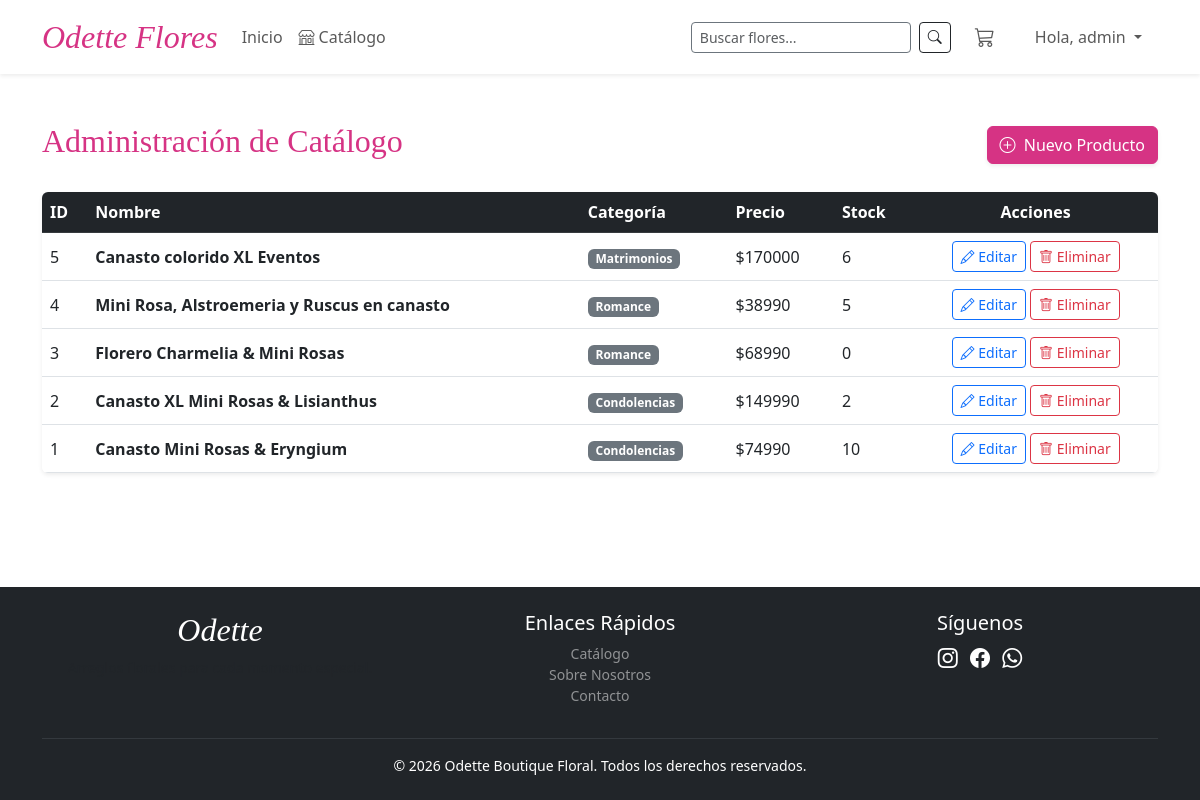
/products/ (signed in), run on the app's committed database.
### tienda/models.py (models this page shows, shortened)
class Producto(models.Model):
    nombre = models.CharField(
        max_length=200, verbose_name="Nombre del Arreglo")
    categoria = models.ForeignKey(
        Categoria, on_delete=models.CASCADE, related_name='productos')
    descripcion = models.TextField(verbose_name="Descripción detallada")
    precio = models.DecimalField(
        max_digits=10, decimal_places=0, verbose_name="Precio",
        validators=[MinValueValidator(1, message="El precio debe ser mayor a 0")]
    )
    stock = models.PositiveIntegerField(
        default=0, verbose_name="Cantidad en Stock")
    imagen = models.ImageField(
        upload_to='productos/', blank=True, null=True, verbose_name="Imagen referencial")
    creado_en = models.DateTimeField(
        auto_now_add=True, verbose_name="Fecha de creación")
    actualizado_en = models.DateTimeField(
        auto_now=True, verbose_name="Última actualización")
    class Meta:
        verbose_name = "Producto"
        verbose_name_plural = "Productos"
        ordering = ['-creado_en']  # Ordena mostrando los más nuevos primero

class Categoria(models.Model):
    nombre = models.CharField(
        max_length=100, unique=True, verbose_name="Nombre de la Categoría")
    descripcion = models.TextField(
        blank=True, null=True, verbose_name="Descripción")
    class Meta:
        verbose_name = "Categoría"
        verbose_name_plural = "Categorías"

### tienda/views.py (the view)
# urls.py: path('products/', ProductoListView.as_view(), name='producto_list'),
class ProductoListView(PermissionRequiredMixin, ListView):
    permission_required = 'tienda.view_producto'
    model = Producto
    template_name = 'tienda/producto_list.html'
    context_object_name = 'productos'

### tienda/context_processors.py (called while the page is built)
def total_carrito(request):
    total_cantidad = 0
    if "carrito" in request.session:
        for key, value in request.session["carrito"].items():
            total_cantidad += value["cantidad"]
    return {"cantidad_carrito": total_cantidad}

### templates/tienda/producto_list.html (shortened to what this page needs)
{% extends 'base.html' %}
{% block content %}
<div class="container my-5">
    <div class="d-flex justify-content-between align-items-center mb-4">
        <h2 class="font-serif text-brand">Administración de Catálogo</h2>
        <a href="{% url 'producto_create' %}" class="btn btn-brand shadow-sm">
            <i class="bi bi-plus-circle me-1"></i> Nuevo Producto
        </a>
    </div>
    <div class="table-responsive shadow-sm rounded">
        <table class="table table-hover align-middle mb-0">
            <thead class="table-dark">
                <tr>
                    <th>ID</th>
                    <th>Nombre</th>
                    <th>Categoría</th>
                    <th>Precio</th>
                    <th>Stock</th>
                    <th class="text-center">Acciones</th>
                </tr>
            </thead>
            <tbody>
                {% for p in productos %}
                <tr>
                    <td>{{ p.id }}</td>
                    <td class="fw-bold">{{ p.nombre }}</td>
                    <td><span class="badge bg-secondary">{{ p.categoria.nombre }}</span></td>
                    <td>${{ p.precio }}</td>
                    <td>{{ p.stock }}</td>
                    <td class="text-center">
                        <a href="{% url 'producto_edit' p.id %}" class="btn btn-sm btn-outline-primary"><i class="bi bi-pencil"></i> Editar</a>
                        <a href="{% url 'producto_delete' p.id %}" class="btn btn-sm btn-outline-danger"><i class="bi bi-trash"></i> Eliminar</a>
                    </td>
                </tr>
                {% empty %}
                <tr>
                    <td colspan="6" class="text-center text-muted py-4">No hay productos registrados en la base de datos.</td>
                </tr>
                {% endfor %}
            </tbody>
        </table>
    </div>
</div>
{% endblock %}

### templates/partials/navbar.html (shortened to what this page needs)
 <nav class="navbar navbar-expand-lg navbar-light bg-white shadow-sm">
    <div class="container">
        <a class="navbar-brand brand-logo" href="{% url 'home' %}">Odette Flores</a>
        <div class="collapse navbar-collapse" id="navbarNav">
            <ul class="navbar-nav me-auto align-items-center">
                <li class="nav-item"><a class="nav-link" href="{% url 'home' %}">Inicio</a></li>
                <li class="nav-item">
                    <a class="nav-link" href="{% url 'catalogo' %}">
                        <i class="bi bi-shop me-1"></i>Catálogo
                    </a>
                </li>
            </ul>
            <ul class="navbar-nav ms-auto align-items-center">
                <li class="nav-item me-3">
                    <form class="d-flex" action="{% url 'catalogo' %}" method="GET">
                        <input class="form-control form-control-sm me-2 border-secondary" type="search" placeholder="Buscar flores..." name="q" value="{{ request.GET.q }}">
                        <button class="btn btn-sm btn-outline-dark" type="submit"><i class="bi bi-search"></i></button>
                    </form>
                </li>
               <li class="nav-item me-3">
                <a class="nav-link" href="{% url 'detalle_carrito' %}">
                    <i class="bi bi-cart3 fs-5"></i>
                     </a>
                             </li>
                <li class="nav-item dropdown">
                <a class="nav-link dropdown-toggle btn btn-outline-secondary btn-sm px-3" href="#" id="userMenu" data-bs-toggle="dropdown">
                    {% if request.user.is_authenticated %}
                        Hola, {{ request.user.username }}
                    {% else %}
                        Mi Cuenta
                    {% endif %}
                </a>
            </li>
            </ul>
        </div>
    </div>
</nav>

### static/css/base.css (style rules this page uses)
:root { --brand-color: #d63384; --brand-color-hover: #b02a6c; --font-serif: 'Georgia', serif; }
.font-serif { font-family: var(--font-serif); }
.text-brand { color: var(--brand-color) !important; }
.brand-logo { font-family: var(--font-serif); font-size: 2rem; font-style: italic; color: var(--brand-color); }
.btn-brand { background-color: var(--brand-color); border-color: var(--brand-color); color: white; transition: all 0.3s ease; }

### data on the page
Producto: id "5", nombre "Canasto colorido XL Eventos", categoria.nombre "Matrimonios", precio "170000", stock "6"
Producto: id "4", nombre "Mini Rosa, Alstroemeria y Ruscus en canasto", categoria.nombre "Romance", precio "38990", stock "5"
Producto: id "3", nombre "Florero Charmelia & Mini Rosas", categoria.nombre "Romance", precio "68990", stock "0"
Producto: id "2", nombre "Canasto XL Mini Rosas & Lisianthus", categoria.nombre "Condolencias", precio "149990", stock "2"
Producto: id "1", nombre "Canasto Mini Rosas & Eryngium", categoria.nombre "Condolencias", precio "74990", stock "10"

### other printed values
{{ request.user.username }} "admin"
